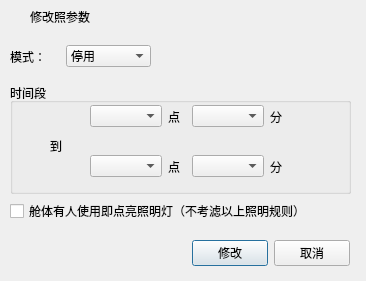
<?xml version="1.0" encoding="UTF-8"?>
<ui version="4.0">
 <class>frmEditZhaoMingPara</class>
 <widget class="QDialog" name="frmEditZhaoMingPara">
  <property name="geometry">
   <rect>
    <x>0</x>
    <y>0</y>
    <width>366</width>
    <height>281</height>
   </rect>
  </property>
  <property name="windowTitle">
   <string>修改参数</string>
  </property>
  <layout class="QGridLayout" name="gridLayout">
   <property name="leftMargin">
    <number>0</number>
   </property>
   <property name="topMargin">
    <number>0</number>
   </property>
   <property name="rightMargin">
    <number>0</number>
   </property>
   <property name="bottomMargin">
    <number>0</number>
   </property>
   <property name="spacing">
    <number>0</number>
   </property>
   <item row="0" column="0">
    <widget class="QWidget" name="widget_title" native="true">
     <property name="sizePolicy">
      <sizepolicy hsizetype="Preferred" vsizetype="Fixed">
       <horstretch>0</horstretch>
       <verstretch>0</verstretch>
      </sizepolicy>
     </property>
     <property name="minimumSize">
      <size>
       <width>100</width>
       <height>33</height>
      </size>
     </property>
     <layout class="QHBoxLayout" name="horizontalLayout_2">
      <property name="spacing">
       <number>0</number>
      </property>
      <property name="leftMargin">
       <number>0</number>
      </property>
      <property name="topMargin">
       <number>0</number>
      </property>
      <property name="rightMargin">
       <number>0</number>
      </property>
      <property name="bottomMargin">
       <number>0</number>
      </property>
      <item>
       <widget class="QLabel" name="lab_Ico">
        <property name="sizePolicy">
         <sizepolicy hsizetype="Minimum" vsizetype="Preferred">
          <horstretch>0</horstretch>
          <verstretch>0</verstretch>
         </sizepolicy>
        </property>
        <property name="minimumSize">
         <size>
          <width>30</width>
          <height>0</height>
         </size>
        </property>
        <property name="text">
         <string/>
        </property>
        <property name="alignment">
         <set>Qt::AlignCenter</set>
        </property>
       </widget>
      </item>
      <item>
       <widget class="QLabel" name="lab_Title">
        <property name="sizePolicy">
         <sizepolicy hsizetype="Expanding" vsizetype="Preferred">
          <horstretch>0</horstretch>
          <verstretch>0</verstretch>
         </sizepolicy>
        </property>
        <property name="styleSheet">
         <string notr="true">font: 10pt &quot;微软雅黑&quot;;</string>
        </property>
        <property name="text">
         <string>修改照参数</string>
        </property>
        <property name="alignment">
         <set>Qt::AlignLeading|Qt::AlignLeft|Qt::AlignVCenter</set>
        </property>
       </widget>
      </item>
      <item>
       <widget class="QWidget" name="widget_menu" native="true">
        <property name="sizePolicy">
         <sizepolicy hsizetype="Minimum" vsizetype="Preferred">
          <horstretch>0</horstretch>
          <verstretch>0</verstretch>
         </sizepolicy>
        </property>
        <layout class="QHBoxLayout" name="horizontalLayout">
         <property name="spacing">
          <number>0</number>
         </property>
         <property name="leftMargin">
          <number>0</number>
         </property>
         <property name="topMargin">
          <number>0</number>
         </property>
         <property name="rightMargin">
          <number>0</number>
         </property>
         <property name="bottomMargin">
          <number>0</number>
         </property>
         <item>
          <widget class="QPushButton" name="btnMenu">
           <property name="enabled">
            <bool>false</bool>
           </property>
           <property name="sizePolicy">
            <sizepolicy hsizetype="Minimum" vsizetype="Expanding">
             <horstretch>0</horstretch>
             <verstretch>0</verstretch>
            </sizepolicy>
           </property>
           <property name="minimumSize">
            <size>
             <width>31</width>
             <height>0</height>
            </size>
           </property>
           <property name="cursor">
            <cursorShape>ArrowCursor</cursorShape>
           </property>
           <property name="focusPolicy">
            <enum>Qt::NoFocus</enum>
           </property>
           <property name="toolTip">
            <string/>
           </property>
           <property name="text">
            <string/>
           </property>
           <property name="flat">
            <bool>true</bool>
           </property>
          </widget>
         </item>
         <item>
          <widget class="QPushButton" name="btnMenu_Max">
           <property name="enabled">
            <bool>false</bool>
           </property>
           <property name="sizePolicy">
            <sizepolicy hsizetype="Minimum" vsizetype="Expanding">
             <horstretch>0</horstretch>
             <verstretch>0</verstretch>
            </sizepolicy>
           </property>
           <property name="minimumSize">
            <size>
             <width>31</width>
             <height>0</height>
            </size>
           </property>
           <property name="cursor">
            <cursorShape>ArrowCursor</cursorShape>
           </property>
           <property name="focusPolicy">
            <enum>Qt::NoFocus</enum>
           </property>
           <property name="toolTip">
            <string/>
           </property>
           <property name="text">
            <string/>
           </property>
           <property name="flat">
            <bool>true</bool>
           </property>
          </widget>
         </item>
         <item>
          <widget class="QPushButton" name="btnMenu_Min">
           <property name="sizePolicy">
            <sizepolicy hsizetype="Minimum" vsizetype="Expanding">
             <horstretch>0</horstretch>
             <verstretch>0</verstretch>
            </sizepolicy>
           </property>
           <property name="minimumSize">
            <size>
             <width>31</width>
             <height>0</height>
            </size>
           </property>
           <property name="cursor">
            <cursorShape>ArrowCursor</cursorShape>
           </property>
           <property name="focusPolicy">
            <enum>Qt::NoFocus</enum>
           </property>
           <property name="toolTip">
            <string>最小化</string>
           </property>
           <property name="text">
            <string/>
           </property>
           <property name="flat">
            <bool>true</bool>
           </property>
          </widget>
         </item>
         <item>
          <widget class="QPushButton" name="btnMenu_Close">
           <property name="sizePolicy">
            <sizepolicy hsizetype="Minimum" vsizetype="Expanding">
             <horstretch>0</horstretch>
             <verstretch>0</verstretch>
            </sizepolicy>
           </property>
           <property name="minimumSize">
            <size>
             <width>40</width>
             <height>0</height>
            </size>
           </property>
           <property name="cursor">
            <cursorShape>ArrowCursor</cursorShape>
           </property>
           <property name="focusPolicy">
            <enum>Qt::NoFocus</enum>
           </property>
           <property name="toolTip">
            <string>关闭</string>
           </property>
           <property name="text">
            <string/>
           </property>
           <property name="flat">
            <bool>true</bool>
           </property>
          </widget>
         </item>
        </layout>
       </widget>
      </item>
     </layout>
    </widget>
   </item>
   <item row="1" column="0">
    <widget class="QWidget" name="widget_main" native="true">
     <property name="styleSheet">
      <string notr="true">font: 10pt &quot;微软雅黑&quot;;</string>
     </property>
     <widget class="QWidget" name="layoutWidget">
      <property name="geometry">
       <rect>
        <x>192</x>
        <y>206</y>
        <width>158</width>
        <height>29</height>
       </rect>
      </property>
      <layout class="QHBoxLayout" name="horizontalLayout_5">
       <item>
        <widget class="QPushButton" name="btnEdit">
         <property name="text">
          <string>修改</string>
         </property>
         <property name="icon">
          <iconset resource="rc.qrc">
           <normaloff>:/image/add.png</normaloff>:/image/add.png</iconset>
         </property>
        </widget>
       </item>
       <item>
        <widget class="QPushButton" name="btnCancel">
         <property name="text">
          <string>取消</string>
         </property>
         <property name="icon">
          <iconset resource="rc.qrc">
           <normaloff>:/image/btn_close.png</normaloff>:/image/btn_close.png</iconset>
         </property>
        </widget>
       </item>
      </layout>
     </widget>
     <widget class="QGroupBox" name="groupBox">
      <property name="geometry">
       <rect>
        <x>10</x>
        <y>50</y>
        <width>341</width>
        <height>111</height>
       </rect>
      </property>
      <property name="title">
       <string>时间段</string>
      </property>
      <widget class="QWidget" name="layoutWidget_2">
       <property name="geometry">
        <rect>
         <x>80</x>
         <y>70</y>
         <width>198</width>
         <height>27</height>
        </rect>
       </property>
       <layout class="QHBoxLayout" name="horizontalLayout_6">
        <item>
         <widget class="QComboBox" name="cbStopHour"/>
        </item>
        <item>
         <widget class="QLabel" name="label_4">
          <property name="text">
           <string>点</string>
          </property>
         </widget>
        </item>
        <item>
         <widget class="QComboBox" name="cbStopMinute"/>
        </item>
        <item>
         <widget class="QLabel" name="label_5">
          <property name="text">
           <string>分</string>
          </property>
         </widget>
        </item>
       </layout>
      </widget>
      <widget class="QLabel" name="label_6">
       <property name="geometry">
        <rect>
         <x>40</x>
         <y>50</y>
         <width>21</width>
         <height>25</height>
        </rect>
       </property>
       <property name="text">
        <string>到</string>
       </property>
      </widget>
      <widget class="QWidget" name="layoutWidget">
       <property name="geometry">
        <rect>
         <x>80</x>
         <y>20</y>
         <width>198</width>
         <height>27</height>
        </rect>
       </property>
       <layout class="QHBoxLayout" name="horizontalLayout_4">
        <item>
         <widget class="QComboBox" name="cbStartHour"/>
        </item>
        <item>
         <widget class="QLabel" name="label_2">
          <property name="text">
           <string>点</string>
          </property>
         </widget>
        </item>
        <item>
         <widget class="QComboBox" name="cbStartMinute"/>
        </item>
        <item>
         <widget class="QLabel" name="label_3">
          <property name="text">
           <string>分</string>
          </property>
         </widget>
        </item>
       </layout>
      </widget>
     </widget>
     <widget class="QCheckBox" name="checkboxWhenUsed">
      <property name="geometry">
       <rect>
        <x>10</x>
        <y>170</y>
        <width>331</width>
        <height>16</height>
       </rect>
      </property>
      <property name="text">
       <string>舱体有人使用即点亮照明灯（不考滤以上照明规则）</string>
      </property>
     </widget>
     <widget class="QWidget" name="layoutWidget">
      <property name="geometry">
       <rect>
        <x>10</x>
        <y>10</y>
        <width>141</width>
        <height>27</height>
       </rect>
      </property>
      <layout class="QHBoxLayout" name="horizontalLayout_3">
       <item>
        <widget class="QLabel" name="label">
         <property name="text">
          <string>模式：</string>
         </property>
        </widget>
       </item>
       <item>
        <widget class="QComboBox" name="cbModel">
         <item>
          <property name="text">
           <string>停用</string>
          </property>
         </item>
         <item>
          <property name="text">
           <string>光控</string>
          </property>
         </item>
         <item>
          <property name="text">
           <string>时控</string>
          </property>
         </item>
         <item>
          <property name="text">
           <string>光控+时控</string>
          </property>
         </item>
        </widget>
       </item>
      </layout>
     </widget>
    </widget>
   </item>
  </layout>
 </widget>
 <resources>
  <include location="rc.qrc"/>
 </resources>
 <connections/>
</ui>
